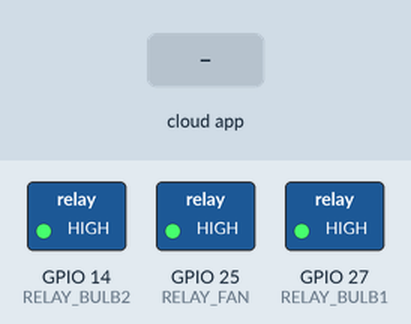
A sketch run on a simulated ESP32. Shown: switched loads named in the sketch (green lamp = pin HIGH). The test bench sets the inputs (shaded band). WiFi joins after 1.5 s; servers stay silent unless stated; what the sketch prints to the serial monitor is not drawn.

Above: at 2.7 s.
2.8 s: the phone or cloud app sets 6a6b3cf86ba33a88b99ccb1d to 1
At 3.4 s:
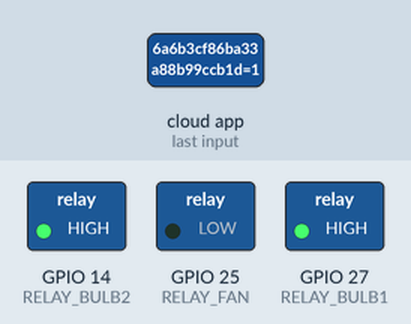
4.3 s: the phone or cloud app sets 6a6b3c68969af7ec24771646 to 1
At 5.5 s:
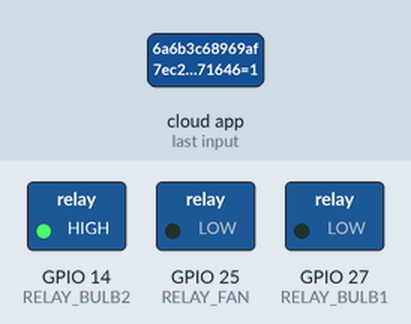
5.8 s: the phone or cloud app sets 6a6b3c2729c6be33428339e4 to 1
At 6.8 s:
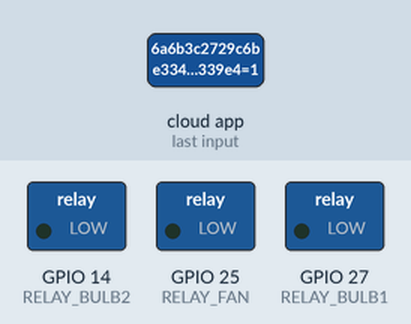
7.3 s: the phone or cloud app sets 6a6b3cf86ba33a88b99ccb1d to 0
At 8.0 s:
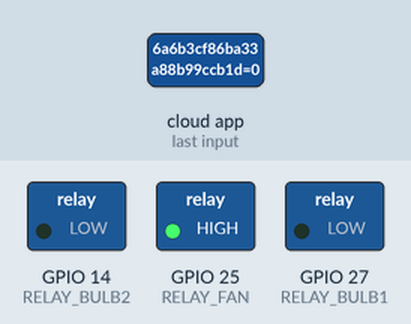
8.8 s: the phone or cloud app sets 6a6b3c68969af7ec24771646 to 0
At 9.1 s:
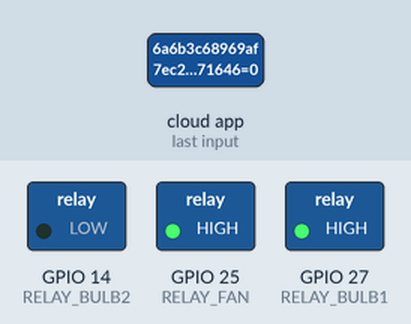
10.3 s: the phone or cloud app sets 6a6b3cf86ba33a88b99ccb1d to 1
At 11.5 s:
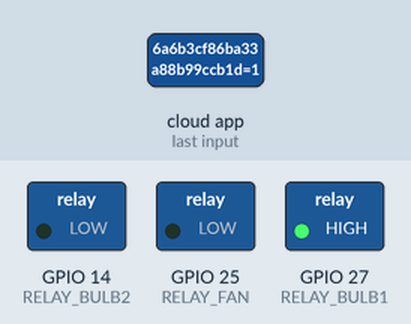
Timing chart, 0 to 12.8 s (numbered marks = the images above; inputs shaded):
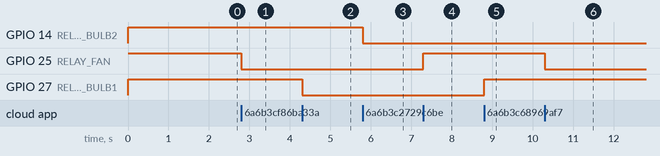

The sketch:

ESP32_SinricPro_Home.ino
```cpp
/*
  ============================================================================
  Google Assistant and GSM-Based Smart Home Automation System
  ESP32 FIRMWARE — Voice Control Path (via SinricPro + Google Home)
  ============================================================================
  Function:
    - Connects ESP32 to your Wi-Fi network
    - Connects to the SinricPro cloud using the SinricPro library
    - Registers 4 SinricPro Switch devices (Fan, Socket, Bulb1, Bulb2)
    - Google Home / Google Assistant voice commands -> SinricPro -> ESP32
      -> relay ON/OFF
    - Reports back device state to SinricPro so Google Home app stays in sync

  Required Arduino Library (install via Library Manager):
    - "SinricPro" by sinricpro  (https://github.com/sinricpro/esp8266-esp32-sdk)

  Wiring (adjust pin numbers to match your actual wiring guide):
    Relay IN1 (Fan)    -> ESP32 GPIO 25
    Relay IN2 (Socket) -> ESP32 GPIO 26
    Relay IN3 (Bulb 1) -> ESP32 GPIO 27
    Relay IN4 (Bulb 2) -> ESP32 GPIO 14
    Relay VCC -> 5V, Relay GND -> Common GND

    Voltage divider on ESP32 RX pin (GPIO 16 if using UART2, or as per your
    design) — protects ESP32 from any 5V logic signal shared with Arduino
    Uno / SIM800L side of the board (only needed if ESP32 shares a serial
    line with 5V logic; otherwise this pin is unused in the voice-only path).

  SinricPro setup (do this once on sinric.pro before flashing):
    1. Create a free account at https://portal.sinric.pro
    2. Create 4 "Switch" devices: Fan, Socket, Bulb1, Bulb2
    3. Copy each Device ID below
    4. Copy your APP_KEY and APP_SECRET from the SinricPro portal
    5. Link SinricPro to Google Home from the SinricPro portal
       (Account -> Connect to Google Home), then say "Hey Google, sync my devices"
  ============================================================================
*/

#include <WiFi.h>
#include "SinricPro.h"
#include "SinricProSwitch.h"

// ---------------- WiFi Credentials ----------------
#define WIFI_SSID     "Wifi"
#define WIFI_PASS     "78655465"

// ---------------- SinricPro Credentials ----------------
#define APP_KEY       "a7c3e921-5d48-4b16-8f27-63e91c5a2d74"
#define APP_SECRET    "8Fq2Lm7Xv9Kc4Rz6Wp1Hs5Tn3Ba0YdEe"

// ---------------- SinricPro Device IDs (copied from your Devices list) ----------------
// IMPORTANT: these were read from a phone photo of your screen and may contain
// small errors. Please double check each ID by clicking the copy icon (the
// small overlapping-squares icon next to each device on portal.sinric.pro)
// and pasting it here directly, to avoid a typo breaking the connection.
#define FAN_ID        "6a6b3cf86ba33a88b99ccb1d"   // Room Fan
#define BULB1_ID      "6a6b3c68969af7ec24771646"   // Room Lamp
#define BULB2_ID      "6a6b3c2729c6be33428339e4"   // Room Light

// NOTE: Only 3 devices (Fan, Lamp, Light) exist in your SinricPro account —
// there is no "Socket" device yet. Add a 4th "Switch" device on the portal
// (e.g. "Room Socket") if you want the plug socket voice-controlled too,
// then uncomment the line below and set its ID.
// #define SOCKET_ID  "YOUR_SOCKET_DEVICE_ID"

// ---------------- Relay Pins ----------------
#define RELAY_FAN     25
#define RELAY_BULB1   27
#define RELAY_BULB2   14
// #define RELAY_SOCKET  26   // uncomment once you add the Socket device above

// Most 5V relay boards are ACTIVE LOW: LOW = relay ON, HIGH = relay OFF
#define RELAY_ON   LOW
#define RELAY_OFF  HIGH

#define BAUD_RATE  115200

// =====================================================================
// SinricPro callback: called whenever Google Home / Google Assistant
// sends an ON/OFF command for a given device
// =====================================================================
bool onPowerState(const String &deviceId, bool &state) {
  int relayPin = -1;

  if (deviceId == FAN_ID)         relayPin = RELAY_FAN;
  else if (deviceId == BULB1_ID)  relayPin = RELAY_BULB1;
  else if (deviceId == BULB2_ID)  relayPin = RELAY_BULB2;
  // else if (deviceId == SOCKET_ID) relayPin = RELAY_SOCKET; // enable once Socket device is added

  if (relayPin == -1) return false; // unknown device id

  digitalWrite(relayPin, state ? RELAY_ON : RELAY_OFF);

  Serial.printf("[SinricPro] Device %s set to %s\n",
                deviceId.c_str(), state ? "ON" : "OFF");

  return true; // report success back to SinricPro / Google Home
}

// =====================================================================
// Wi-Fi setup
// =====================================================================
void setupWiFi() {
  Serial.printf("\n[WiFi]: Connecting to %s ...", WIFI_SSID);
  WiFi.begin(WIFI_SSID, WIFI_PASS);
  while (WiFi.status() != WL_CONNECTED) {
    delay(250);
    Serial.print(".");
  }
  Serial.printf("\n[WiFi]: Connected, IP address: %s\n", WiFi.localIP().toString().c_str());
}

// =====================================================================
// Register all 4 switch devices with SinricPro and set up callbacks
// =====================================================================
void setupSinricPro() {
  SinricProSwitch &fan    = SinricPro[FAN_ID];
  SinricProSwitch &bulb1  = SinricPro[BULB1_ID];
  SinricProSwitch &bulb2  = SinricPro[BULB2_ID];
  // SinricProSwitch &socket = SinricPro[SOCKET_ID]; // enable once Socket device is added

  fan.onPowerState(onPowerState);
  bulb1.onPowerState(onPowerState);
  bulb2.onPowerState(onPowerState);
  // socket.onPowerState(onPowerState);

  SinricPro.onConnected([]() { Serial.println("[SinricPro]: Connected to cloud."); });
  SinricPro.onDisconnected([]() { Serial.println("[SinricPro]: Disconnected from cloud."); });

  SinricPro.begin(APP_KEY, APP_SECRET);
}

// =====================================================================
// Relay pin initialization — all appliances OFF at startup
// =====================================================================
void setupRelays() {
  pinMode(RELAY_FAN, OUTPUT);
  pinMode(RELAY_BULB1, OUTPUT);
  pinMode(RELAY_BULB2, OUTPUT);
  // pinMode(RELAY_SOCKET, OUTPUT); // uncomment once Socket device/pin is added

  digitalWrite(RELAY_FAN, RELAY_OFF);
  digitalWrite(RELAY_BULB1, RELAY_OFF);
  digitalWrite(RELAY_BULB2, RELAY_OFF);
  // digitalWrite(RELAY_SOCKET, RELAY_OFF);
}

void setup() {
  Serial.begin(BAUD_RATE);
  setupRelays();
  setupWiFi();
  setupSinricPro();
  Serial.println("System Ready. Waiting for Google Home / Google Assistant commands...");
}

void loop() {
  SinricPro.handle();
}
```

Measured:
- after the input at 2.8 s, GPIO 25 (RELAY_FAN): HIGH → LOW at once
- after the input at 4.3 s, GPIO 27 (RELAY_BULB1): HIGH → LOW at once
- after the input at 5.8 s, GPIO 14 (RELAY_BULB2): HIGH → LOW at once
- after the input at 7.3 s, GPIO 25 (RELAY_FAN): LOW → HIGH at once
- after the input at 8.8 s, GPIO 27 (RELAY_BULB1): LOW → HIGH at once
- after the input at 10.3 s, GPIO 25 (RELAY_FAN): HIGH → LOW at once
